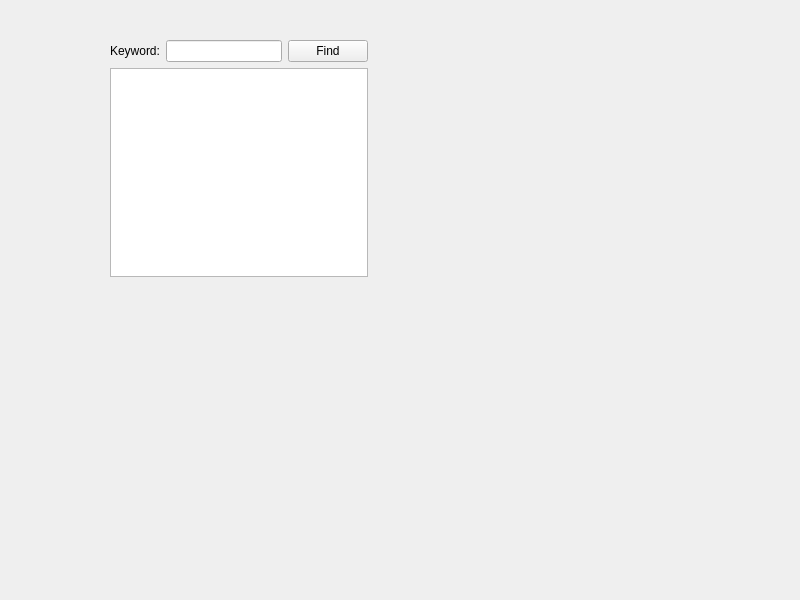
<?xml version="1.0" encoding="UTF-8"?>
<ui version="4.0">
 <class>TextFinder</class>
 <widget class="QWidget" name="TextFinder">
  <property name="geometry">
   <rect>
    <x>0</x>
    <y>0</y>
    <width>800</width>
    <height>600</height>
   </rect>
  </property>
  <property name="windowTitle">
   <string>TextFinder</string>
  </property>
  <widget class="QWidget" name="">
   <property name="geometry">
    <rect>
     <x>110</x>
     <y>40</y>
     <width>258</width>
     <height>237</height>
    </rect>
   </property>
   <layout class="QVBoxLayout" name="verticalLayout">
    <item>
     <layout class="QHBoxLayout" name="horizontalLayout">
      <item>
       <widget class="QLabel" name="label">
        <property name="text">
         <string>Keyword:</string>
        </property>
       </widget>
      </item>
      <item>
       <widget class="QLineEdit" name="lineEdit"/>
      </item>
      <item>
       <widget class="QPushButton" name="findButton">
        <property name="text">
         <string>Find</string>
        </property>
       </widget>
      </item>
     </layout>
    </item>
    <item>
     <widget class="QTextEdit" name="textEdit"/>
    </item>
   </layout>
  </widget>
 </widget>
 <resources/>
 <connections/>
</ui>
